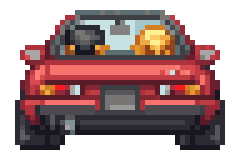
#> input picture examples/racer/art/ai/car_raw.png, 48 x 32 px (shown 5 times larger)
$ python rival.py
#> lines starting #> are read from the running program, lines starting #| are printed output that depends on the picture
#!/usr/bin/env python3
"""The rival cars: the player's car (ai/car_raw.png) repainted in playfield 1's
colours (palette.txt) - a yellow body instead of red - so the blitter can draw
it next to the palms. Writes art/ai/rival_raw.png for scale_sheet.py.

    python3 art/tools/rival.py && python3 art/tools/scale_sheet.py rival ai/rival_raw.png 10 1.2
"""
import colorsys
import os
from PIL import Image

here = os.path.dirname(os.path.abspath(__file__))
art = os.path.join(here, '..')
OUTLINE, WHITE, YELLOW, BROWN, DARK = (0x11, 0x11, 0x11), (0xFF, 0xFF, 0xEE), (0xFF, 0xCC, 0x22), (0x99, 0x66, 0x33), (0x55, 0x33, 0x11)

def repaint(r, g, b):
    h, l, s = colorsys.rgb_to_hls(r / 255, g / 255, b / 255)
    if s > 0.35 and (h < 0.06 or h > 0.9):           # the red body: by brightness
        return YELLOW if l > 0.45 else BROWN if l > 0.3 else DARK
    if s > 0.35 and h < 0.17:                         # orange lights
        return YELLOW
    if 0.4 < h < 0.7 and s > 0.08:                    # the rear window: dark, a glint
        return WHITE if l > 0.88 else OUTLINE
    if l > 0.6:                                       # highlights
        return WHITE
    return OUTLINE if l < 0.3 else DARK               # tyres, glass, grille

im = Image.open(os.path.join(art, 'ai', 'car_raw.png')).convert('RGBA')
#> im is the input picture: PIL image 48x32 RGBA; mean R, G, B, A 170.9, 143.7, 144.1, 158
out = Image.new('RGBA', im.size, (0, 0, 0, 0))
#> out: PIL image 48x32 RGBA; every value is 0
for y in range(im.height):
    for x in range(im.width):
        r, g, b, a = im.getpixel((x, y))
        if a >= 128:
            out.putpixel((x, y), repaint(r, g, b) + (255,))
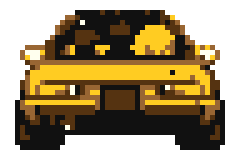
#> out: PIL image 48x32 RGBA (shown 5 times larger); mean R, G, B, A 65.1, 49.3, 17.6, 158; transparent parts drawn white
out.save(os.path.join(art, 'ai', 'rival_raw.png'))
